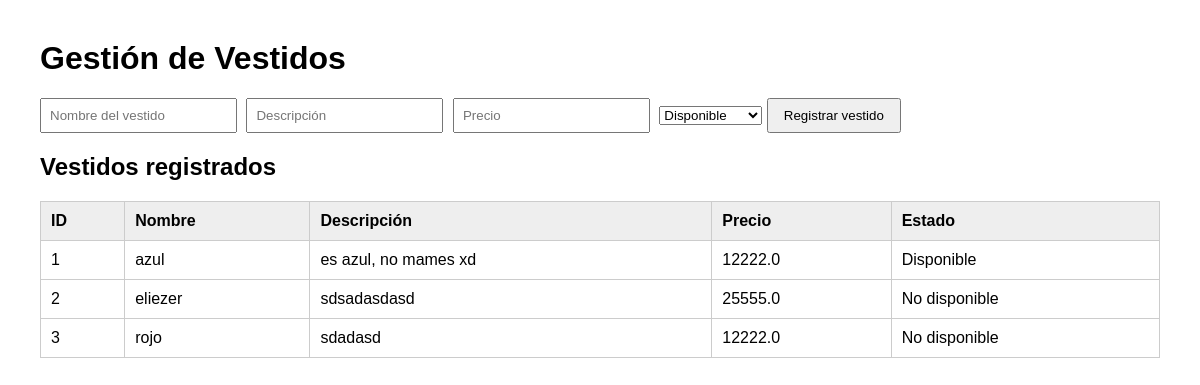
Screenshot of /vestidos with the database file from the repository.
### tables this page shows
CREATE TABLE vestidos (
            id INTEGER PRIMARY KEY AUTOINCREMENT,
            nombre TEXT NOT NULL,
            descripcion TEXT,
            precio REAL NOT NULL,
            estado TEXT NOT NULL
        );

### app.py (the view, shortened to what this page needs)
@app.route("/vestidos", methods=["GET", "POST"])
def vestidos():
    conexion = conectar_db()
    vestidos = conexion.execute(
        "SELECT * FROM vestidos"
    ).fetchall()
    conexion.close()
    return render_template(
        "vestidos.html",
        vestidos=vestidos
    )

### app.py (called while the page is built)
def conectar_db():
    return sqlite3.connect(DATABASE)

### templates/vestidos.html (shortened to what this page needs)
<!DOCTYPE html>
<html lang="es">
<head>
    <link
        rel="stylesheet"
        href="{{ url_for('static', filename='style.css') }}"
    >
</head>
<body>
    <h1>Gestión de Vestidos</h1>
    <form action="/vestidos" method="POST">
        <input
            type="text"
            name="nombre"
            placeholder="Nombre del vestido"
            required
        >
        <input
            type="text"
            name="descripcion"
            placeholder="Descripción"
        >
        <input
            type="number"
            name="precio"
            placeholder="Precio"
            step="0.01"
            min="0"
            required
        >
        <select name="estado" required>
            <option value="Disponible">
                Disponible
            </option>
        </select>
        <button type="submit">
            Registrar vestido
        </button>
    </form>
    <h2>Vestidos registrados</h2>
    <table>
        <thead>
            <tr>
                <th>ID</th>
                <th>Nombre</th>
                <th>Descripción</th>
                <th>Precio</th>
                <th>Estado</th>
            </tr>
        </thead>
        <tbody>
            {% for vestido in vestidos %}
            <tr>
                <td>{{ vestido[0] }}</td>
                <td>{{ vestido[1] }}</td>
                <td>{{ vestido[2] }}</td>
                <td>{{ vestido[3] }}</td>
                <td>{{ vestido[4] }}</td>
            </tr>
            {% endfor %}
        </tbody>
    </table>
</body>
</html>

### static/style.css (style rules this page uses)
body { font-family: Arial, sans-serif; margin: 40px; }
input { padding: 8px; margin-right: 5px; }
button { padding: 8px 15px; }
table { width: 100%; border-collapse: collapse; margin-top: 20px; }
th, td { border: 1px solid #ccc; padding: 10px; text-align: left; }
th { background: #eee; }

### rows the page displays
vestidos: id "1", nombre "azul", descripcion "es azul, no mames xd", precio "12222.0", estado "Disponible"
vestidos: id "2", nombre "eliezer", descripcion "sdsadasdasd", precio "25555.0", estado "No disponible"
vestidos: id "3", nombre "rojo", descripcion "sdadasd", precio "12222.0", estado "No disponible"
